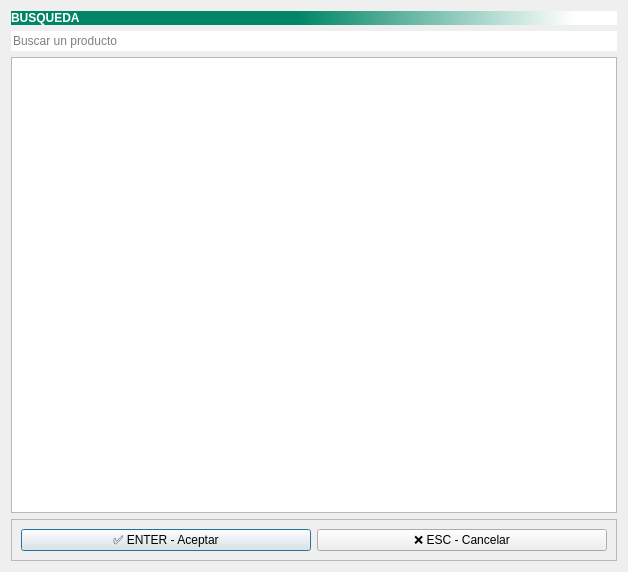
<?xml version="1.0" encoding="UTF-8"?>
<ui version="4.0">
 <class>buscador</class>
 <widget class="QDialog" name="buscador">
  <property name="windowModality">
   <enum>Qt::WindowModality::ApplicationModal</enum>
  </property>
  <property name="geometry">
   <rect>
    <x>0</x>
    <y>0</y>
    <width>628</width>
    <height>572</height>
   </rect>
  </property>
  <property name="sizePolicy">
   <sizepolicy hsizetype="Fixed" vsizetype="Fixed">
    <horstretch>0</horstretch>
    <verstretch>0</verstretch>
   </sizepolicy>
  </property>
  <property name="cursor">
   <cursorShape>ArrowCursor</cursorShape>
  </property>
  <property name="windowTitle">
   <string>Buscar</string>
  </property>
  <property name="sizeGripEnabled">
   <bool>false</bool>
  </property>
  <property name="modal">
   <bool>false</bool>
  </property>
  <layout class="QVBoxLayout" name="verticalLayout">
   <item>
    <widget class="QLabel" name="label_busqueda">
     <property name="contextMenuPolicy">
      <enum>Qt::ContextMenuPolicy::NoContextMenu</enum>
     </property>
     <property name="autoFillBackground">
      <bool>false</bool>
     </property>
     <property name="styleSheet">
      <string notr="true">background-color: qlineargradient(spread:pad, x1:0, y1:0, x2:1, y2:0, stop:0.47541 rgba(0, 134, 102, 255), stop:0.928962 rgba(255, 255, 255, 255));</string>
     </property>
     <property name="text">
      <string>&lt;html&gt;&lt;head/&gt;&lt;body&gt;&lt;p&gt;&lt;span style=&quot; font-weight:700; color:#ffffff;&quot;&gt;BUSQUEDA&lt;/span&gt;&lt;/p&gt;&lt;/body&gt;&lt;/html&gt;</string>
     </property>
     <property name="margin">
      <number>1</number>
     </property>
     <property name="textInteractionFlags">
      <set>Qt::TextInteractionFlag::NoTextInteraction</set>
     </property>
    </widget>
   </item>
   <item>
    <widget class="QLineEdit" name="entry_busqueda">
     <property name="styleSheet">
      <string notr="true"/>
     </property>
     <property name="frame">
      <bool>false</bool>
     </property>
     <property name="placeholderText">
      <string>Buscar un producto</string>
     </property>
    </widget>
   </item>
   <item>
    <widget class="QTableView" name="tabla">
     <property name="autoFillBackground">
      <bool>false</bool>
     </property>
     <property name="editTriggers">
      <set>QAbstractItemView::EditTrigger::NoEditTriggers</set>
     </property>
     <property name="tabKeyNavigation">
      <bool>false</bool>
     </property>
     <property name="showDropIndicator" stdset="0">
      <bool>false</bool>
     </property>
     <property name="dragDropOverwriteMode">
      <bool>false</bool>
     </property>
     <property name="alternatingRowColors">
      <bool>true</bool>
     </property>
     <property name="selectionBehavior">
      <enum>QAbstractItemView::SelectionBehavior::SelectRows</enum>
     </property>
    </widget>
   </item>
   <item>
    <widget class="QFrame" name="frame">
     <property name="frameShape">
      <enum>QFrame::Shape::StyledPanel</enum>
     </property>
     <property name="frameShadow">
      <enum>QFrame::Shadow::Raised</enum>
     </property>
     <layout class="QHBoxLayout" name="horizontalLayout">
      <item>
       <widget class="QPushButton" name="aceptar">
        <property name="text">
         <string>✅ ENTER - Aceptar</string>
        </property>
       </widget>
      </item>
      <item>
       <widget class="QPushButton" name="cancelar">
        <property name="text">
         <string>❌ ESC - Cancelar</string>
        </property>
       </widget>
      </item>
     </layout>
    </widget>
   </item>
  </layout>
 </widget>
 <resources/>
 <connections/>
</ui>
